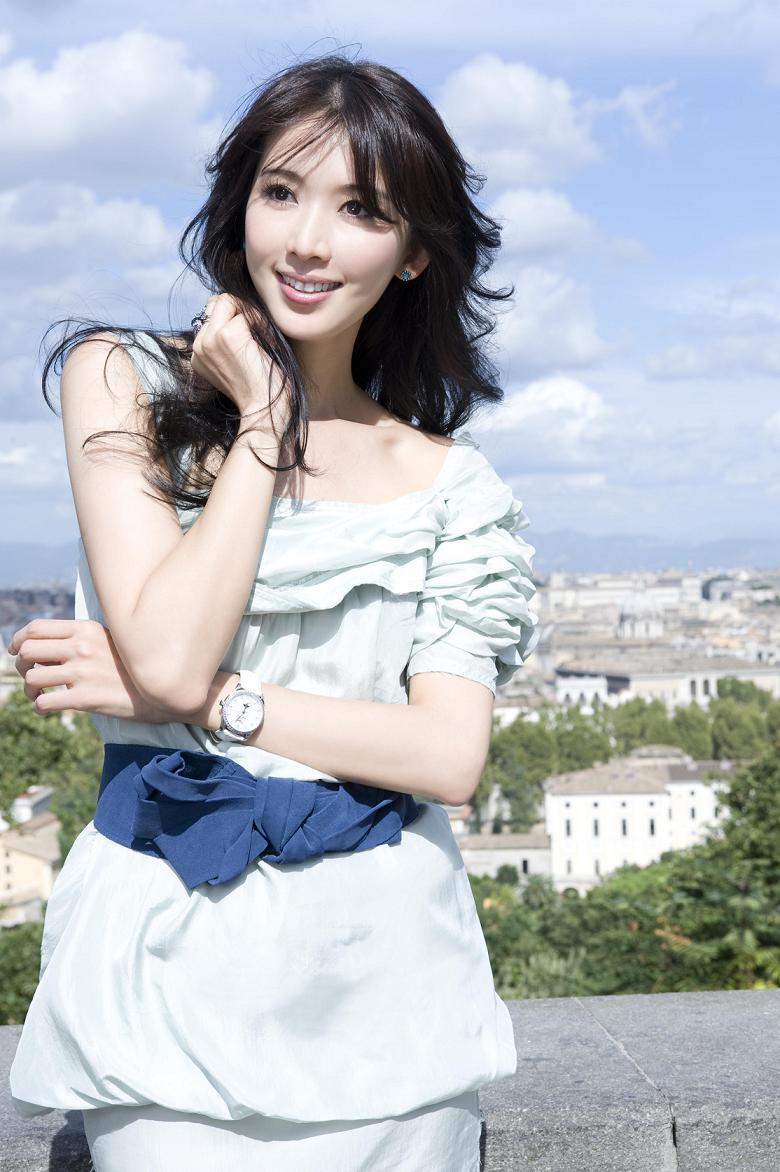
#> input picture python_1000phone/预科/day2-PIL/files/chiling.jpg, 780 x 1172 px
$ python imageTool.py
#> lines starting #> are read from the running program, lines starting #| are printed output that depends on the picture
#> further down, image1 is the input picture: PIL image 780x1172 RGB; mean R, G, B 181.2, 186.1, 193.1
"""__author:吴佩隆"""
from PIL import Image,ImageFilter,ImageFont,ImageDraw
from random import randint
# 1.画颜色块
def draw_color_block(color,size,xy,image=None):
    # 1)根据图片对象创建draw对象
    w, h = size
    x, y = xy
    if image:
        draw = ImageDraw.Draw(image)
    else:
        image = Image.new('RGB',(w+x,h+y),(255,255,255))
        draw = ImageDraw.Draw(image)

    # 2）画颜色块
    for x1 in range(x,x+w):
        for y1 in range(y,y+h):
            draw.point((x1,y1),color)

    # 3)处理图片
    image.show()


# 2.马赛克
def draw_mosaic(xy,size,image=None,width=2,text=''):
#> called with xy = (100, 200), size = (400, 200), width = 10, text = 'hello world'
    x,y = xy
    w,h = size
    if image:
        draw = ImageDraw.Draw(image)
    else:
        Image.new('RGB',(w+x,h+y),(255,255,255))
        draw = ImageDraw.Draw(image)

    for x1 in range(x,x+w,width):
        for y1 in range(y,y+h,width):
            r = randint(0,255)
            g = randint(0,255)
            b = randint(0,255)
            for x2 in range(width):
                for y2 in range(width):
                    draw.point((x1+x2,y1+y2),(r,g,b))
    # 在马赛克上添加文字
    font = ImageFont.truetype('files/bb.ttf', 80)
    draw = ImageDraw.Draw(image)
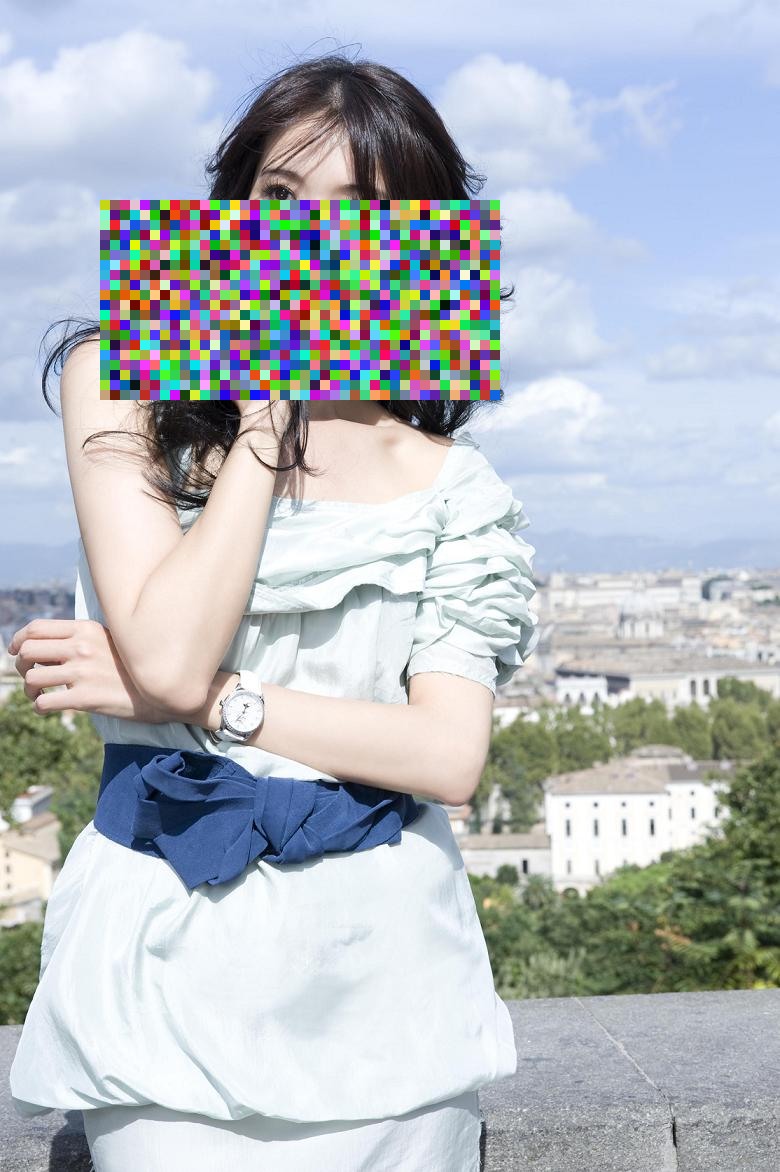
#> image: PIL image 780x1172 RGB; mean R, G, B 180.9, 186.6, 193.2
    draw.text((x,y),text, (255, 255, 255), font)


    image.show()
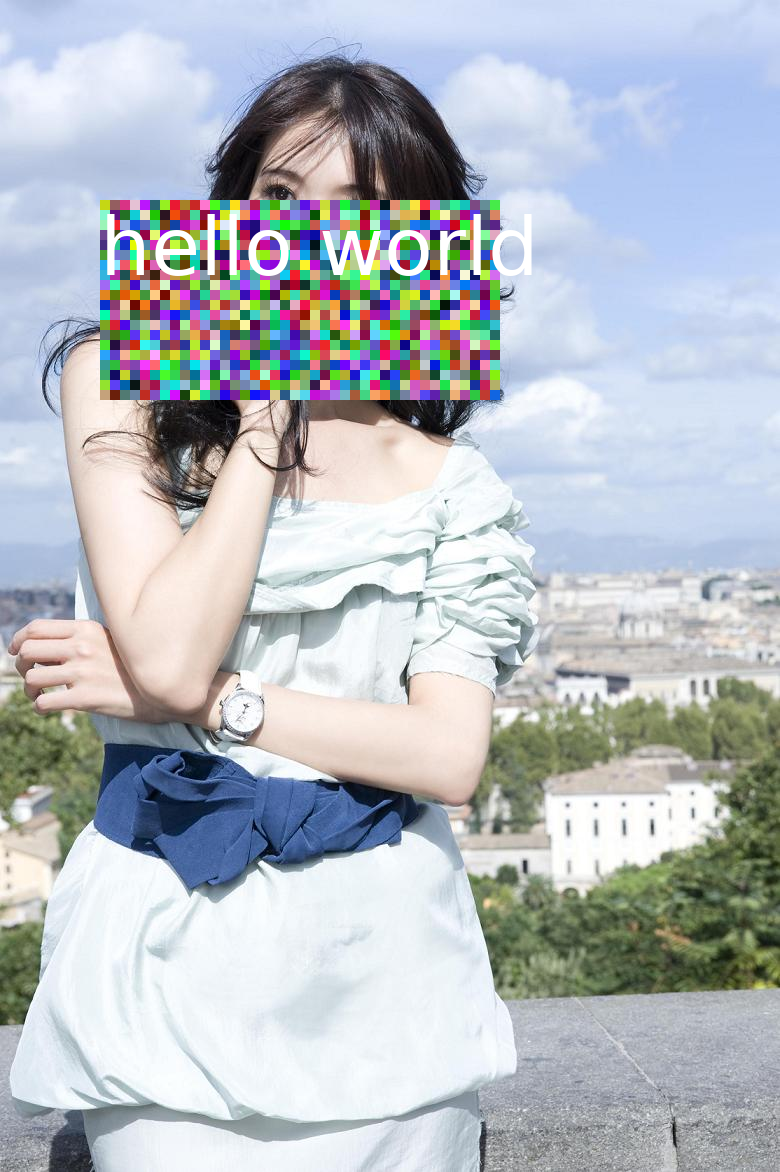
#> shown: PIL image 780x1172 RGB; mean R, G, B 181.8, 187.5, 194.1

image1 = Image.open('files/chiling.jpg')


# draw_color_block((255,255,0),(100,100),(0,0),image1)
draw_mosaic((100,200),(400,200),image1,10,'hello world')
